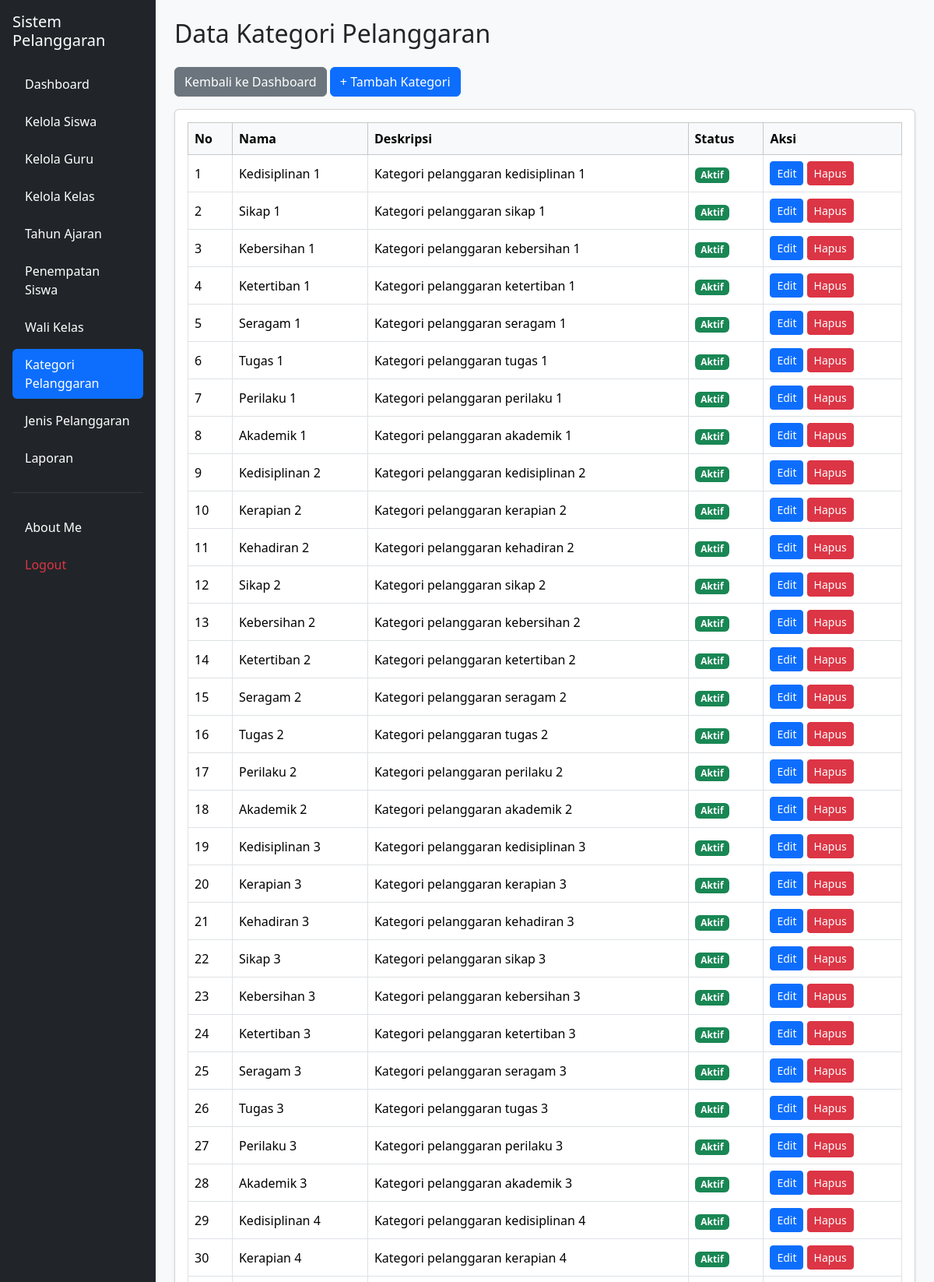
Screenshot of /kategori_pelanggaran.php (signed in, upper part) with the database file from the repository.
### tables this page shows
CREATE TABLE `t_pelanggaran_kategori` (
  `id` int(11) NOT NULL,
  `nama` varchar(100) NOT NULL,
  `deskripsi` text NOT NULL,
  `status_aktif` tinyint(1) NOT NULL,
  `created_at` timestamp NOT NULL DEFAULT current_timestamp(),
  `update_at` timestamp NOT NULL DEFAULT current_timestamp()
);

### kategori_pelanggaran.php (the view, shortened to what this page needs)
<?php
include "config/koneksi.php";
$query = "SELECT * FROM t_pelanggaran_kategori
          WHERE status_aktif = 1
          ORDER BY id ASC";
$data = mysqli_query($koneksi, $query);
?>
<!DOCTYPE html>
<html lang="id">
<head>
    <link href="https://cdn.jsdelivr.net/npm/bootstrap@5.3.8/dist/css/bootstrap.min.css" rel="stylesheet">
    <link href="https://cdn.datatables.net/2.3.4/css/dataTables.bootstrap5.min.css" rel="stylesheet">
</head>
<body class="bg-light">
<div class="container-fluid">
    <div class="row">
        <aside class="col-md-3 col-lg-2 bg-dark text-white p-3 position-fixed top-0 bottom-0 start-0 overflow-auto">
            <h5 class="text-white mb-4">Sistem Pelanggaran</h5>
            <ul class="nav nav-pills flex-column gap-2">
                <li class="nav-item">
                    <a href="dashboard.php" class="nav-link text-white">Dashboard</a>
                </li>
                <li class="nav-item">
                    <a href="siswa.php" class="nav-link text-white">Kelola Siswa</a>
                </li>
                <li class="nav-item">
                    <a href="guru.php" class="nav-link text-white">Kelola Guru</a>
                </li>
                <li class="nav-item">
                    <a href="kelas.php" class="nav-link text-white">Kelola Kelas</a>
                </li>
                <li class="nav-item">
                    <a href="tahun_ajaran.php" class="nav-link text-white">Tahun Ajaran</a>
                </li>
                <li class="nav-item">
                    <a href="penempatan_siswa.php" class="nav-link text-white">Penempatan Siswa</a>
                </li>
                <li class="nav-item">
                    <a href="wali_kelas.php" class="nav-link text-white">Wali Kelas</a>
                </li>
                <li class="nav-item">
                    <a href="kategori_pelanggaran.php" class="nav-link active">Kategori Pelanggaran</a>
                </li>
                <li class="nav-item">
                    <a href="jenis_pelanggaran.php" class="nav-link text-white">Jenis Pelanggaran</a>
                </li>
                <li class="nav-item">
                    <a href="laporan.php" class="nav-link text-white">Laporan</a>
                </li>
                <hr class="text-secondary">
                <li class="nav-item">
                    <a href="about_me.php" class="nav-link text-white">About Me</a>
                </li>
                <li class="nav-item">
                    <a href="logout.php" class="nav-link text-danger"
                       onclick="return confirm('Yakin ingin logout?')">
                        Logout
                    </a>
                </li>
            </ul>
        </aside>
        <main class="col-md-9 col-lg-10 p-4 offset-md-3 offset-lg-2">
            <h2 class="mb-4">Data Kategori Pelanggaran</h2>
            <a href="dashboard.php" class="btn btn-secondary mb-3">
                Kembali ke Dashboard
            </a>
            <a href="tambah_kategori_pelanggaran.php" class="btn btn-primary mb-3">
                + Tambah Kategori
            </a>
            <div class="card shadow-sm">
                <div class="card-body">
                    <div class="table-responsive">
                        <table id="tabelKategori" class="table table-bordered table-hover align-middle">
                            <thead class="table-light">
                                <tr>
                                    <th>No</th>
                                    <th>Nama</th>
                                    <th>Deskripsi</th>
                                    <th>Status</th>
                                    <th>Aksi</th>
                                </tr>
                            </thead>
                            <tbody>
                            <?php
                            $no = 1;
                            while ($row = mysqli_fetch_assoc($data)) {
                            ?>
                                <tr>
                                    <td><?= $no++; ?></td>
                                    <td>
                                        <?= htmlspecialchars($row['nama'] ?? ''); ?>
                                    </td>
                                    <td>
                                        <?= htmlspecialchars($row['deskripsi'] ?? ''); ?>
                                    </td>
                                    <td>
                                        <?php if ((int)$row['status_aktif'] === 1) { ?>
                                            <span class="badge bg-success">Aktif</span>
                                        <?php } else { ?>
                                            <span class="badge bg-secondary">Tidak Aktif</span>
                                        <?php } ?>
                                    </td>
                                    <td class="text-nowrap">
                                        <a href="edit_kategori_pelanggaran.php?id=<?= (int)$row['id']; ?>"
                                           class="btn btn-primary btn-sm">
                                            Edit
                                        </a>
                                        <a href="hapus_kategori_pelanggaran.php?id=<?= (int)$row['id']; ?>"
                                           class="btn btn-danger btn-sm"
                                           onclick="return confirm('Yakin ingin menghapus kategori ini?')">
                                            Hapus
                                        </a>
                                    </td>
                                </tr>
                            <?php } ?>
                            </tbody>
                        </table>
                    </div>
                </div>
            </div>
        </main>
    </div>
</div>
</body>
</html>

### rows the page displays
t_pelanggaran_kategori: nama "Kedisiplinan 1", deskripsi "Kategori pelanggaran kedisiplinan 1", status_aktif "Aktif"
t_pelanggaran_kategori: nama "Sikap 1", deskripsi "Kategori pelanggaran sikap 1", status_aktif "Aktif"
t_pelanggaran_kategori: nama "Kebersihan 1", deskripsi "Kategori pelanggaran kebersihan 1", status_aktif "Aktif"
t_pelanggaran_kategori: nama "Ketertiban 1", deskripsi "Kategori pelanggaran ketertiban 1", status_aktif "Aktif"
t_pelanggaran_kategori: nama "Seragam 1", deskripsi "Kategori pelanggaran seragam 1", status_aktif "Aktif"
t_pelanggaran_kategori: nama "Tugas 1", deskripsi "Kategori pelanggaran tugas 1", status_aktif "Aktif"
t_pelanggaran_kategori: nama "Perilaku 1", deskripsi "Kategori pelanggaran perilaku 1", status_aktif "Aktif"
t_pelanggaran_kategori: nama "Akademik 1", deskripsi "Kategori pelanggaran akademik 1", status_aktif "Aktif"
t_pelanggaran_kategori: nama "Kedisiplinan 2", deskripsi "Kategori pelanggaran kedisiplinan 2", status_aktif "Aktif"
t_pelanggaran_kategori: nama "Kerapian 2", deskripsi "Kategori pelanggaran kerapian 2", status_aktif "Aktif"
t_pelanggaran_kategori: nama "Kehadiran 2", deskripsi "Kategori pelanggaran kehadiran 2", status_aktif "Aktif"
t_pelanggaran_kategori: nama "Sikap 2", deskripsi "Kategori pelanggaran sikap 2", status_aktif "Aktif"
t_pelanggaran_kategori: nama "Kebersihan 2", deskripsi "Kategori pelanggaran kebersihan 2", status_aktif "Aktif"
t_pelanggaran_kategori: nama "Ketertiban 2", deskripsi "Kategori pelanggaran ketertiban 2", status_aktif "Aktif"
t_pelanggaran_kategori: nama "Seragam 2", deskripsi "Kategori pelanggaran seragam 2", status_aktif "Aktif"
t_pelanggaran_kategori: nama "Tugas 2", deskripsi "Kategori pelanggaran tugas 2", status_aktif "Aktif"
t_pelanggaran_kategori: nama "Perilaku 2", deskripsi "Kategori pelanggaran perilaku 2", status_aktif "Aktif"
t_pelanggaran_kategori: nama "Akademik 2", deskripsi "Kategori pelanggaran akademik 2", status_aktif "Aktif"
t_pelanggaran_kategori: nama "Kedisiplinan 3", deskripsi "Kategori pelanggaran kedisiplinan 3", status_aktif "Aktif"
t_pelanggaran_kategori: nama "Kerapian 3", deskripsi "Kategori pelanggaran kerapian 3", status_aktif "Aktif"
t_pelanggaran_kategori: nama "Kehadiran 3", deskripsi "Kategori pelanggaran kehadiran 3", status_aktif "Aktif"
t_pelanggaran_kategori: nama "Sikap 3", deskripsi "Kategori pelanggaran sikap 3", status_aktif "Aktif"
t_pelanggaran_kategori: nama "Kebersihan 3", deskripsi "Kategori pelanggaran kebersihan 3", status_aktif "Aktif"
t_pelanggaran_kategori: nama "Ketertiban 3", deskripsi "Kategori pelanggaran ketertiban 3", status_aktif "Aktif"
t_pelanggaran_kategori: nama "Seragam 3", deskripsi "Kategori pelanggaran seragam 3", status_aktif "Aktif"
t_pelanggaran_kategori: nama "Tugas 3", deskripsi "Kategori pelanggaran tugas 3", status_aktif "Aktif"
t_pelanggaran_kategori: nama "Perilaku 3", deskripsi "Kategori pelanggaran perilaku 3", status_aktif "Aktif"
t_pelanggaran_kategori: nama "Akademik 3", deskripsi "Kategori pelanggaran akademik 3", status_aktif "Aktif"
t_pelanggaran_kategori: nama "Kedisiplinan 4", deskripsi "Kategori pelanggaran kedisiplinan 4", status_aktif "Aktif"
t_pelanggaran_kategori: nama "Kerapian 4", deskripsi "Kategori pelanggaran kerapian 4", status_aktif "Aktif"
